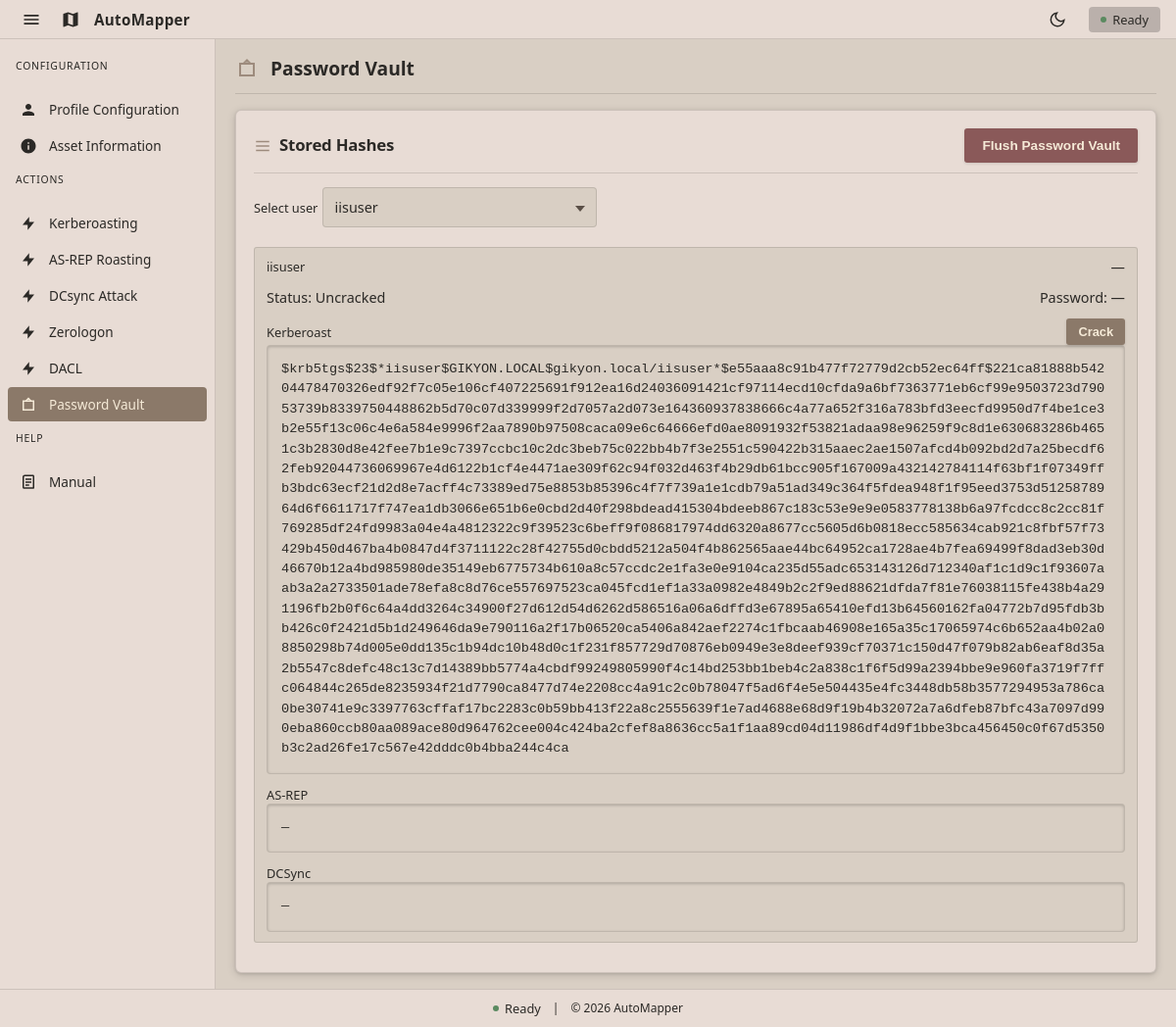
/vault, run on an earlier commit of the app's database.
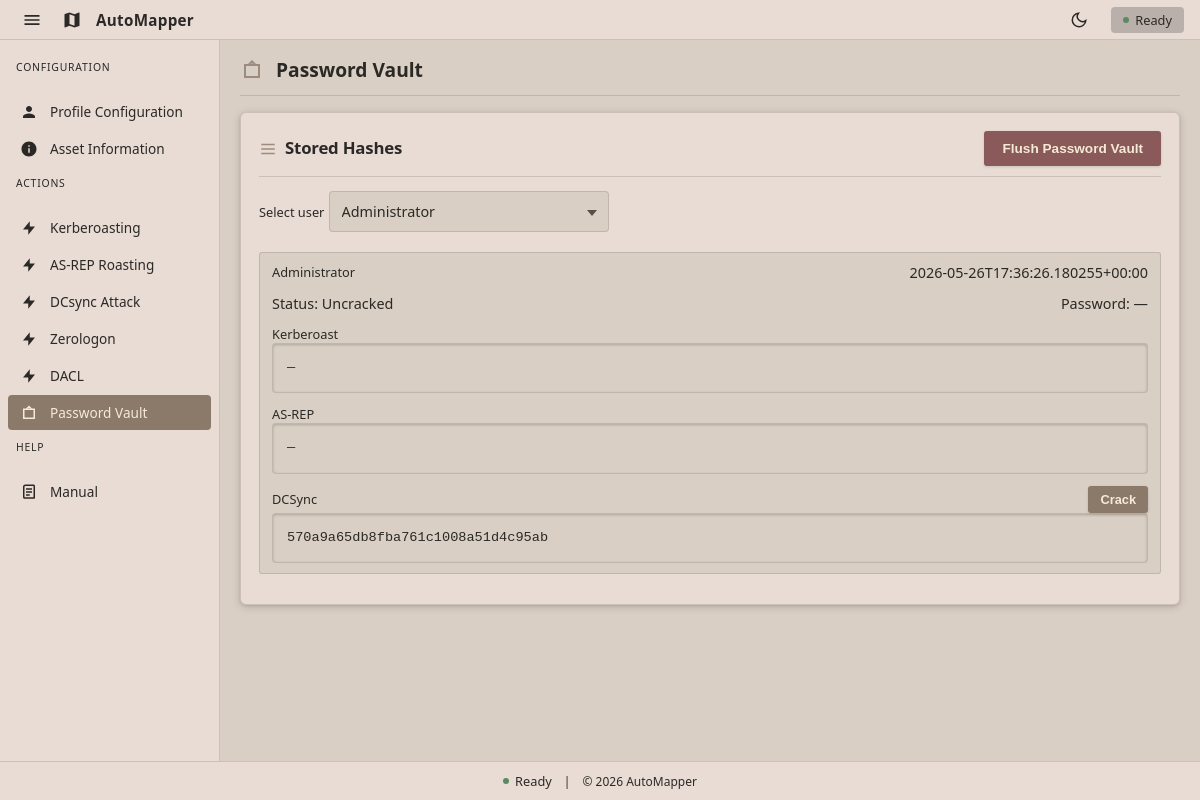
And on a later commit of the database.
### tables this page shows
CREATE TABLE users (
    username text,
    description text,
    groups text,
    ntlmHash text,
    kerberosHash text,
    asrepHash text,
    password text,
    lastSet timestamp
, pwdLastSet text, machineAccountQuota text);

### app/routes/main.py (the view, shortened to what this page needs)
@main_bp.route("/vault", methods=["GET", "POST"])
def vault():
    users = fetch_vault_users()
    selected_username = request.args.get("username")
    if not selected_username and users:
        selected_username = users[0]["username"]
    status_message = None
    error = None
    cracked_lines = []
    selected_user = next(
        (user for user in users if user["username"] == selected_username),
        None,
    )
    return render_template(
        "vault.html",
        users=users,
        selected_user=selected_user,
        selected_username=selected_username,
        status_message=status_message,
        error=error,
        cracked_lines=cracked_lines,
    )

### app/db/database.py (called while the page is built)
def get_db():
    conn = sqlite3.connect(DB_PATH)
    conn.row_factory = sqlite3.Row
    return conn

def _normalize_username(value):
    if not value:
        return value
    return value.split("\\", 1)[-1]

### app/templates/vault.html (shortened to what this page needs)
{% extends 'base.html' %}
{% block content %}
<div class="page-header">
  <svg viewBox="0 0 24 24"><path d="M12 2l4 4h4v14H4V6h4l4-4zm0 3.41L9.41 6h5.18L12 5.41zM6 8v10h12V8H6z"/></svg>
  <h1 class="page-title">Password Vault</h1>
</div>
<section class="card wide">
  <div class="card-header">
    <svg viewBox="0 0 24 24"><path d="M3 5h18v2H3V5zm0 6h18v2H3v-2zm0 6h18v2H3v-2z"/></svg>
    <h1>Stored Hashes</h1>
    <form method="POST" style="margin-left: auto;">
      <button class="btn danger" name="action" value="flush" type="submit">
        Flush Password Vault
      </button>
    </form>
  </div>
  {% if users %}
  <form method="GET" class="form" style="margin-bottom: 16px;">
    <div class="field" style="max-width: 360px;">
      <label for="vault-user-select">Select user</label>
      <div class="select-wrapper">
        <select id="vault-user-select" name="username" class="input" onchange="this.form.submit()">
          {% for user in users %}
          <option value="{{ user.username }}" {% if selected_username == user.username %}selected{% endif %}>
            {{ user.username }}
          </option>
          {% endfor %}
        </select>
      </div>
    </div>
  </form>
  {% if selected_user %}
  <div class="output">
    <div class="output-row" style="align-items: flex-start; flex-direction: column; gap: 0.75rem;">
      <div style="display: flex; justify-content: space-between; width: 100%; gap: 1rem; flex-wrap: wrap;">
        <span class="label">{{ selected_user.username }}</span>
        <span class="value">{{ selected_user.timestamp or '—' }}</span>
      </div>
      <div style="display: flex; justify-content: space-between; width: 100%; gap: 1rem; flex-wrap: wrap;">
        <span class="value">Status: {{ selected_user.status }}</span>
        <span class="value">Password: {{ selected_user.password or '—' }}</span>
      </div>
      <div style="display: grid; gap: 0.75rem; width: 100%;">
        <div>
          <div style="display: flex; align-items: center; justify-content: space-between; gap: 0.75rem;">
            <span class="label">Kerberoast</span>
            {% if selected_user.kerberos_hash %}
            <form method="POST" style="margin: 0;">
              <button class="btn small" name="action" value="crack">Crack</button>
            </form>
            {% endif %}
          </div>
          <pre class="result-box" style="width: 100%; margin: 0; white-space: pre-wrap; word-break: break-all;">{{ selected_user.kerberos_hash or '—' }}</pre>
        </div>
        <div>
          <div style="display: flex; align-items: center; justify-content: space-between; gap: 0.75rem;">
            <span class="label">AS-REP</span>
          </div>
          <pre class="result-box" style="width: 100%; margin: 0; white-space: pre-wrap; word-break: break-all;">{{ selected_user.asrep_hash or '—' }}</pre>
        </div>
        <div>
          <div style="display: flex; align-items: center; justify-content: space-between; gap: 0.75rem;">
            <span class="label">DCSync</span>
            {% if selected_user.ntlm_hash %}
            <form method="POST" style="margin: 0;">
              <button class="btn small" name="action" value="crack">Crack</button>
            </form>
            {% endif %}
          </div>
          <pre class="result-box" style="width: 100%; margin: 0; white-space: pre-wrap; word-break: break-all;">{{ selected_user.ntlm_hash or '—' }}</pre>
        </div>
      </div>
    </div>
  </div>
  {% endif %}
  {% else %}
  <div class="notice">No hashes stored yet. Run kerberoasting, AS-REP roasting, or DCSync to populate the vault.</div>
  {% endif %}
</section>
{% endblock %}

What changed in the data, as far as the page shows it:
no longer on this page (row edited): users: username "iisuser", kerberosHash "$krb5tgs$23$*iisuser$GIKYON.LOCAL$gikyon.local/iisuser*$e55aaa8c91b477f72779d2cb52ec64ff$221ca81888b54204478470326edf92f7c05e106cf407225691f912ea16d24036091421cf97114ecd10cfda9a6bf7363771eb6cf99e9503723d79053739b8339750448862b5d70c07d339999f2d7057a2d073e164360937838666c4a77a652f316a783bfd3eecfd9950d7f4be1ce3b2e55f13c06c4e6a584e9996f2aa7890b97508caca09e6c64666efd0ae8091932f53821adaa98e96259f9c8d1e630683286b4651c3b2830d8e42fee7b1e9c7397ccbc10c2dc3beb75c022bb4b7f3e2551c590422b315aaec2ae1507afcd4b092bd2d7a25becdf62feb92044736069967e4d6122b1cf4e4471ae309f62c94f032d463f4b29db61bcc905f167009a432142784114f63bf1f07349ffb3bdc63ecf21d2d8e7acff4c73389ed75e8853b85396c4f7f739a1e1cdb79a51ad349c364f5fdea948…"
now on this page (row edited): users: username "Administrator", lastSet "2026-05-26T17:36:26.180255+00:00", ntlmHash "570a9a65db8fba761c1008a51d4c95ab"
Also different on the page:
form field username: "iisuser" → "Administrator"
{{ selected_user.kerberos_hash or '—' }}: (not shown) → "—"
{{ selected_user.timestamp or '—' }}: "—" → (not shown)
{{ selected_user.ntlm_hash or '—' }}: "—" → (not shown)
